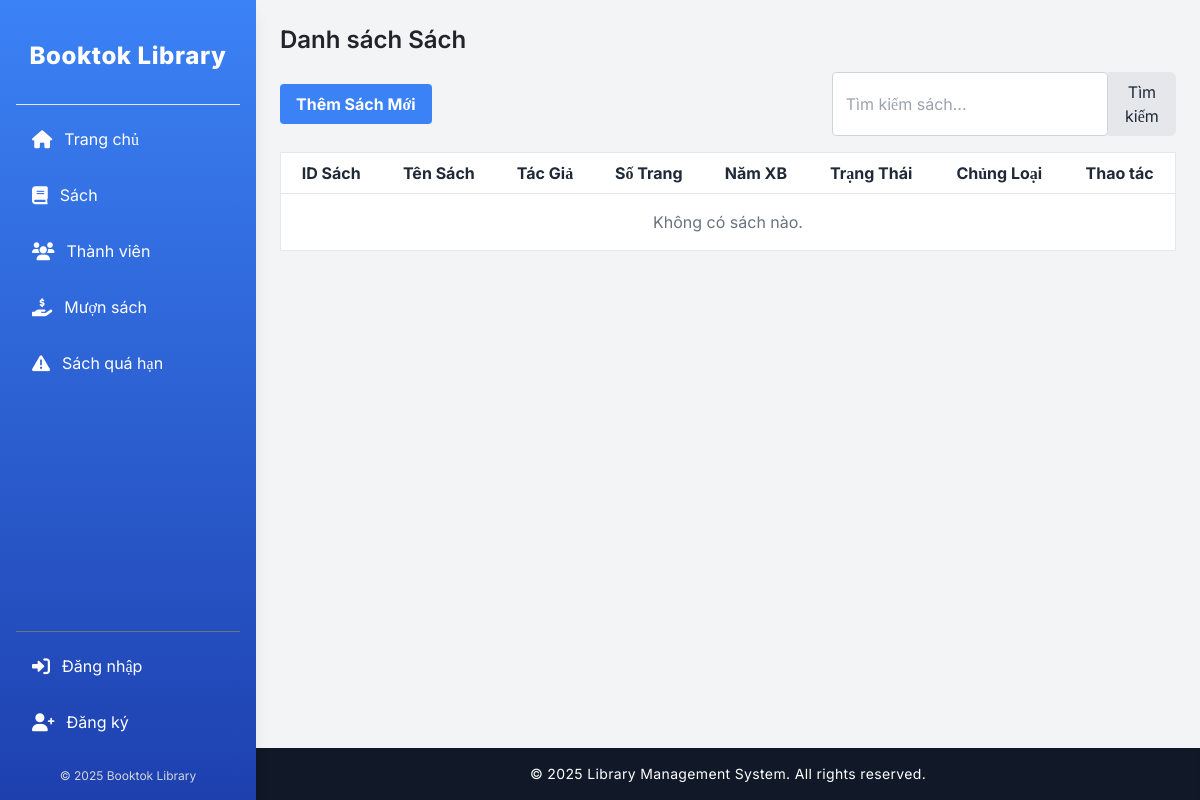
/library/books/, run on an earlier commit of the app's database.
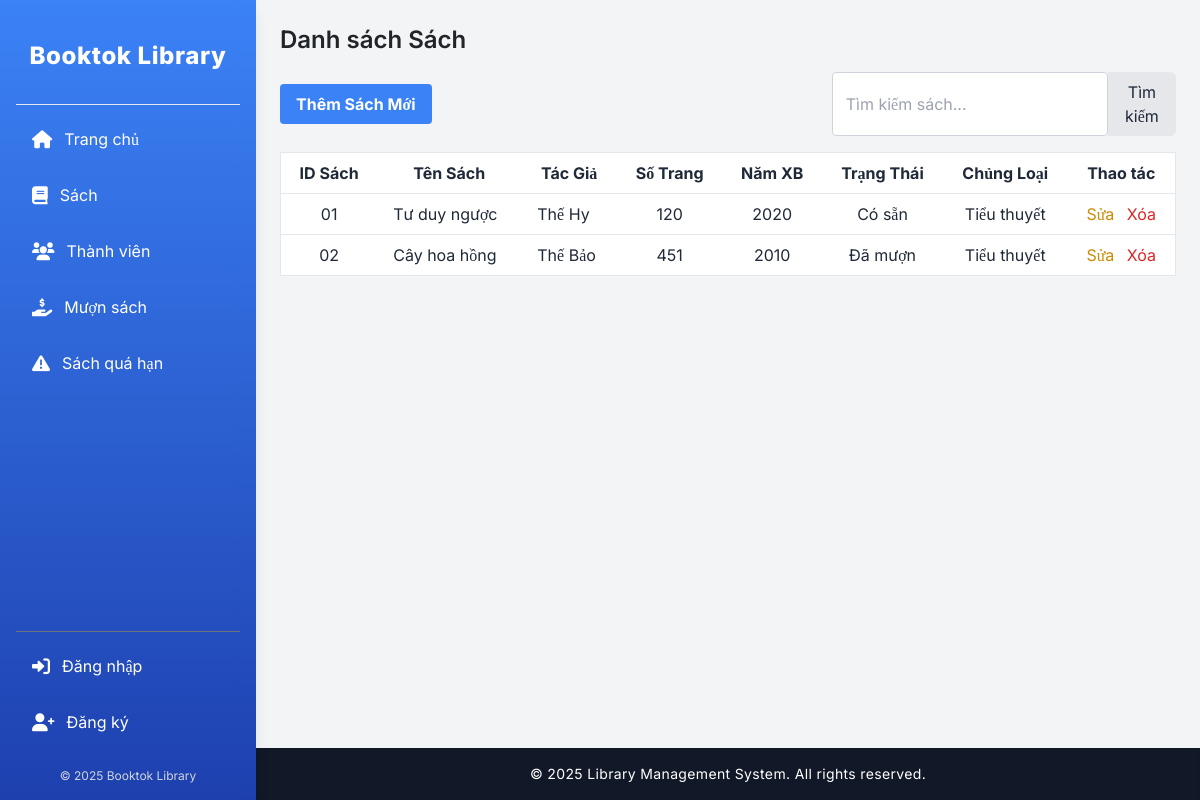
And on a later commit of the database.
### src/library/models.py (models this page shows, shortened)
class Book(models.Model):
    STATUS_CHOICES = [
        (0, 'Có sẵn'),
        (1, 'Đã mượn'),
        (2, 'Trạng thái khác'),
    ]
    CATEGORY_CHOICES = [
        ('TIEU_THUYET', 'Tiểu thuyết'),
        ('GIAO_KHOA', 'Giáo khoa'),
        ('KHOA_HOC', 'Khoa học'),
    ]
    book_id = models.CharField(max_length=20, unique=True, verbose_name="ID Sách") # ID của quyển sách, phải là duy nhất
    title = models.CharField(max_length=255, verbose_name="Tên Sách") # Tên sách
    author = models.CharField(max_length=255, verbose_name="Tác Giả") # Tác giả
    pages = models.IntegerField(verbose_name="Số Trang") # Số trang
    publication_year = models.IntegerField(verbose_name="Năm Xuất Bản") # Năm xuất bản
    status = models.IntegerField(choices=STATUS_CHOICES, default=0, verbose_name="Trạng Thái Sách") # Trạng thái sách
    category = models.CharField(max_length=50, choices=CATEGORY_CHOICES, verbose_name="Chủng Loại Sách") # Chủng loại sách
    class Meta:
        verbose_name = "Sách"
        verbose_name_plural = "Sách"

### src/library/views.py (the view)
# urls.py: path('books/', views.book_list, name='book_list'), # Danh sách sách
def book_list(request):
    books = Book.objects.all() # Lấy tất cả sách từ cơ sở dữ liệu
    return render(request, 'library/book_list.html', {'books': books})

### src/templates/library/book_list.html (shortened to what this page needs)
{% extends "library/base.html" %}
{% block content %}
<h2 class="text-2xl font-semibold mb-4">Danh sách Sách</h2>
<div class="flex justify-between items-center mb-4">
    <a href="{% url 'book_create' %}" class="bg-blue-500 hover:bg-blue-700 text-white font-bold py-2 px-4 rounded">Thêm Sách Mới</a>
    <form action="{% url 'book_search' %}" method="get" class="flex">
        <input type="text" name="q" placeholder="Tìm kiếm sách..." class="border p-2 rounded-l-md" value="{{ query }}">
        <button type="submit" class="bg-gray-200 hover:bg-gray-300 p-2 rounded-r-md">Tìm kiếm</button>
    </form>
</div>
<div class="overflow-x-auto">
    <table class="min-w-full bg-white border border-gray-200">
        <thead>
            <tr>
                <th class="py-2 px-4 border-b">ID Sách</th>
                <th class="py-2 px-4 border-b">Tên Sách</th>
                <th class="py-2 px-4 border-b">Tác Giả</th>
                <th class="py-2 px-4 border-b">Số Trang</th>
                <th class="py-2 px-4 border-b">Năm XB</th>
                <th class="py-2 px-4 border-b">Trạng Thái</th>
                <th class="py-2 px-4 border-b">Chủng Loại</th>
                <th class="py-2 px-4 border-b">Thao tác</th>
            </tr>
        </thead>
        <tbody>
            {% for book in books %}
            <tr>
                <td class="py-2 px-4 border-b text-center">{{ book.book_id }}</td>
                <td class="py-2 px-4 border-b">{{ book.title }}</td>
                <td class="py-2 px-4 border-b">{{ book.author }}</td>
                <td class="py-2 px-4 border-b text-center">{{ book.pages }}</td>
                <td class="py-2 px-4 border-b text-center">{{ book.publication_year }}</td>
                <td class="py-2 px-4 border-b text-center">
                    {% if book.status == 0 %}Có sẵn{% elif book.status == 1 %}Đã mượn{% else %}Khác{% endif %}
                </td>
                <td class="py-2 px-4 border-b text-center">{{ book.get_category_display }}</td>
                <td class="py-2 px-4 border-b text-center">
                    <a href="{% url 'book_update' book.pk %}" class="text-yellow-600 hover:text-yellow-800 mr-2">Sửa</a>
                    <a href="{% url 'book_delete' book.pk %}" class="text-red-600 hover:text-red-800">Xóa</a>
                </td>
            </tr>
            {% empty %}
            <tr>
                <td colspan="8" class="py-4 text-center text-gray-500">Không có sách nào.</td>
            </tr>
            {% endfor %}
        </tbody>
    </table>
</div>
{% endblock %}

### src/templates/library/base.html (shortened to what this page needs)
{% load static %}
<!DOCTYPE html>
<html lang="en">
<head>
    <script src="https://cdn.tailwindcss.com"></script>
    <link rel="stylesheet" href="{% static 'main.css' %}">
    <link rel="stylesheet" href="https://cdnjs.cloudflare.com/ajax/libs/font-awesome/6.0.0-beta3/css/all.min.css">
</head>
<body class="bg-gray-100 min-h-screen font-[Inter] text-gray-800" x-data="{ sidebarOpen: false }">
    <div class="flex min-h-screen">
        {% include 'library/sidebar.html' %}
        <div class="flex-1 flex flex-col md:ml-64">
            <main class="flex-grow container mx-auto p-6">
                {% block content %}{% endblock %}
            </main>
            <footer class="bg-gray-900 text-white p-4 text-center shadow-inner">
                <p class="text-sm tracking-wide">&copy; 2025 Library Management System. All rights reserved.</p>
            </footer>
        </div>
    </div>
</body>
</html>

### src/templates/library/sidebar.html
<aside class="w-64 bg-gradient-to-b from-blue-500 to-blue-800 text-white flex flex-col p-4 h-screen fixed left-0 top-0 shadow-lg z-1000">
    <div class="text-2xl font-extrabold text-center mb-8 mt-6 tracking-wide">
        <a href="{% url 'index' %}" class="hover:opacity-80 transition duration-300">Booktok Library</a>
    </div>
    <nav class="flex-grow">
        <ul class="space-y-3">
            <hr class="border-white-500">
            <li>
                <a href="{% url 'index' %}" class="flex items-center px-4 py-2 rounded-md hover:bg-blue-900 hover:pl-6 transition-all duration-300">
                    <i class="fas fa-home mr-3 text-lg"></i>
                    <span class="text-base">Trang chủ</span>
                </a>
            </li>
            <li>
                <a href="{% url 'book_list' %}" class="flex items-center px-4 py-2 rounded-md hover:bg-blue-900 hover:pl-6 transition-all duration-300">
                    <i class="fas fa-book mr-3 text-lg"></i>
                    <span class="text-base">Sách</span>
                </a>
            </li>
            <li>
                <a href="{% url 'member_list' %}" class="flex items-center px-4 py-2 rounded-md hover:bg-blue-900 hover:pl-6 transition-all duration-300">
                    <i class="fas fa-users mr-3 text-lg"></i>
                    <span class="text-base">Thành viên</span>
                </a>
            </li>
            <li>
                <a href="{% url 'borrow_book' %}" class="flex items-center px-4 py-2 rounded-md hover:bg-blue-900 hover:pl-6 transition-all duration-300">
                    <i class="fas fa-hand-holding-usd mr-3 text-lg"></i>
                    <span class="text-base">Mượn sách</span>
                </a>
            </li>
            <li>
                <a href="{% url 'overdue_books' %}" class="flex items-center px-4 py-2 rounded-md hover:bg-blue-900 hover:pl-6 transition-all duration-300">
                    <i class="fas fa-exclamation-triangle mr-3 text-lg"></i>
                    <span class="text-base">Sách quá hạn</span>
                </a>
            </li>
        </ul>
    </nav>
    <div class="mt-auto">
        <ul class="space-y-3 mt-4">
            <hr class="border-gray-500">
            {% if user.is_authenticated %}
                <li>
                    <a href="{% url 'logout' %}" class="flex items-center px-4 py-2 rounded-md hover:bg-blue-900 hover:pl-6 transition-all duration-300">
                        <i class="fas fa-sign-out-alt mr-3 text-lg"></i>
                        <span class="text-base">Đăng xuất ({{ user.username }})</span>
                    </a>
                </li>
            {% else %}
                <li>
                    <a href="{% url 'login' %}" class="flex items-center px-4 py-2 rounded-md hover:bg-blue-900 hover:pl-6 transition-all duration-300">
                        <i class="fas fa-sign-in-alt mr-3 text-lg"></i>
                        <span class="text-base">Đăng nhập</span>
                    </a>
                </li>
                <li>
                    <a href="{% url 'register' %}" class="flex items-center px-4 py-2 rounded-md hover:bg-blue-900 hover:pl-6 transition-all duration-300">
                        <i class="fas fa-user-plus mr-3 text-lg"></i>
                        <span class="text-base">Đăng ký</span>
                    </a>
                </li>
            {% endif %}
        </ul>
        <div class="text-center text-xs text-gray-300 mt-6">
            <p>&copy; 2025 Booktok Library</p>
        </div>
    </div>
</aside>

### src/static/main.css (style rules this page uses)
body { margin: 0; font-family: 'Inter', sans-serif; -webkit-font-smoothing: antialiased; -moz-osx-font-smoothing: grayscale; background-color: #f8f9fa; color: #343a40; }
a { color: #007bff; text-decoration: none; transition: color 0.2s ease-in-out; }
h1, h2, h3, h4, h5, h6 { color: #212529; margin-top: 0; margin-bottom: 0.5rem; }
input[type="text"], input[type="number"], input[type="date"], select, textarea { border: 1px solid #ced4da; padding: 0.6rem 0.8rem; border-radius: 0.25rem; font-size: 1rem; color: #495057; transition: border-color 0.2s ease-in-out, box-shadow 0.2s ease-in-out; width: 100%; box-sizing: border-box; }
.text-center { text-align: center; }

What changed in the data, as far as the page shows it:
added Book: book_id "01", title "Tư duy ngược", author "Thế Hy", pages "120", publication_year "2020", status "Có sẵn", category "Tiểu thuyết"
added Book: book_id "02", title "Cây hoa hồng", author "Thế Bảo", pages "451", publication_year "2010", status "Đã mượn", category "Tiểu thuyết"
Also different on the page:
text no longer shown: "Không có sách nào."
